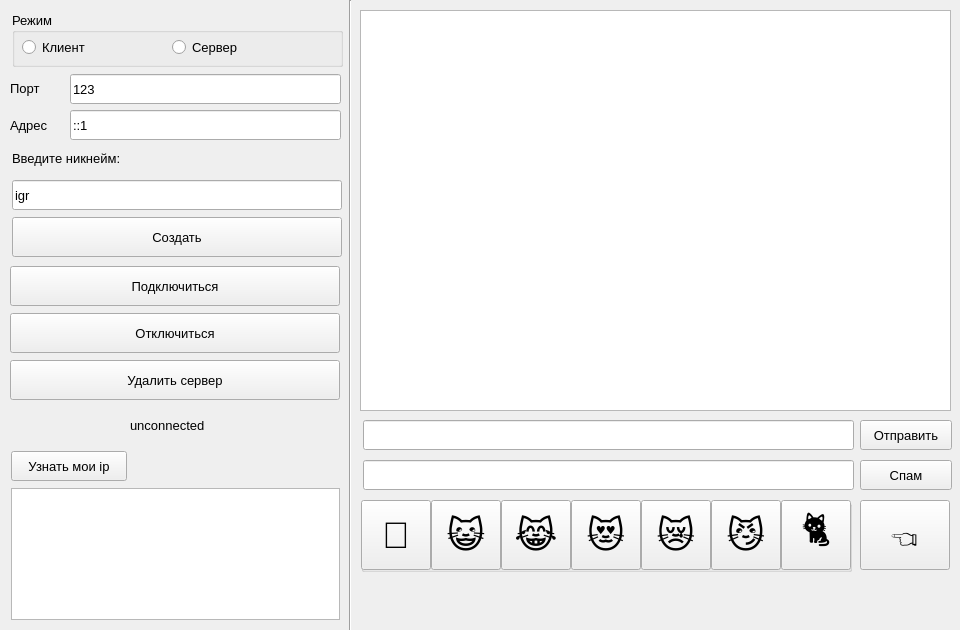
<?xml version="1.0" encoding="UTF-8"?>
<ui version="4.0">
 <class>MainWindow</class>
 <widget class="QMainWindow" name="MainWindow">
  <property name="enabled">
   <bool>true</bool>
  </property>
  <property name="geometry">
   <rect>
    <x>0</x>
    <y>0</y>
    <width>960</width>
    <height>630</height>
   </rect>
  </property>
  <property name="font">
   <font>
    <pointsize>12</pointsize>
   </font>
  </property>
  <property name="windowTitle">
   <string>Чат</string>
  </property>
  <widget class="QWidget" name="centralWidget">
   <widget class="Line" name="line">
    <property name="geometry">
     <rect>
      <x>340</x>
      <y>0</y>
      <width>21</width>
      <height>1080</height>
     </rect>
    </property>
    <property name="orientation">
     <enum>Qt::Vertical</enum>
    </property>
   </widget>
   <widget class="QLabel" name="label_status">
    <property name="enabled">
     <bool>true</bool>
    </property>
    <property name="geometry">
     <rect>
      <x>130</x>
      <y>410</y>
      <width>101</width>
      <height>30</height>
     </rect>
    </property>
    <property name="minimumSize">
     <size>
      <width>0</width>
      <height>30</height>
     </size>
    </property>
    <property name="maximumSize">
     <size>
      <width>1000</width>
      <height>1000</height>
     </size>
    </property>
    <property name="font">
     <font>
      <pointsize>10</pointsize>
     </font>
    </property>
    <property name="text">
     <string>unconnected</string>
    </property>
   </widget>
   <widget class="QPushButton" name="pushButton_disconnect">
    <property name="geometry">
     <rect>
      <x>10</x>
      <y>313</y>
      <width>330</width>
      <height>40</height>
     </rect>
    </property>
    <property name="minimumSize">
     <size>
      <width>0</width>
      <height>30</height>
     </size>
    </property>
    <property name="maximumSize">
     <size>
      <width>1000</width>
      <height>1000</height>
     </size>
    </property>
    <property name="font">
     <font>
      <pointsize>10</pointsize>
     </font>
    </property>
    <property name="text">
     <string>Отключиться</string>
    </property>
   </widget>
   <widget class="QLineEdit" name="lineEdit_adress">
    <property name="geometry">
     <rect>
      <x>70</x>
      <y>110</y>
      <width>271</width>
      <height>30</height>
     </rect>
    </property>
    <property name="minimumSize">
     <size>
      <width>0</width>
      <height>30</height>
     </size>
    </property>
    <property name="maximumSize">
     <size>
      <width>1000</width>
      <height>1000</height>
     </size>
    </property>
    <property name="font">
     <font>
      <pointsize>10</pointsize>
     </font>
    </property>
    <property name="text">
     <string>::1</string>
    </property>
   </widget>
   <widget class="QLabel" name="label_nickname">
    <property name="geometry">
     <rect>
      <x>12</x>
      <y>143</y>
      <width>330</width>
      <height>30</height>
     </rect>
    </property>
    <property name="minimumSize">
     <size>
      <width>0</width>
      <height>30</height>
     </size>
    </property>
    <property name="maximumSize">
     <size>
      <width>1000</width>
      <height>1000</height>
     </size>
    </property>
    <property name="font">
     <font>
      <pointsize>10</pointsize>
     </font>
    </property>
    <property name="text">
     <string>Введите никнейм:</string>
    </property>
   </widget>
   <widget class="QLineEdit" name="lineEdit_nickname">
    <property name="geometry">
     <rect>
      <x>12</x>
      <y>180</y>
      <width>330</width>
      <height>30</height>
     </rect>
    </property>
    <property name="minimumSize">
     <size>
      <width>0</width>
      <height>30</height>
     </size>
    </property>
    <property name="maximumSize">
     <size>
      <width>1000</width>
      <height>1000</height>
     </size>
    </property>
    <property name="font">
     <font>
      <pointsize>10</pointsize>
     </font>
    </property>
    <property name="text">
     <string>igr</string>
    </property>
   </widget>
   <widget class="QPushButton" name="pushButton_connect">
    <property name="geometry">
     <rect>
      <x>10</x>
      <y>266</y>
      <width>330</width>
      <height>40</height>
     </rect>
    </property>
    <property name="minimumSize">
     <size>
      <width>0</width>
      <height>30</height>
     </size>
    </property>
    <property name="maximumSize">
     <size>
      <width>1000</width>
      <height>1000</height>
     </size>
    </property>
    <property name="font">
     <font>
      <pointsize>10</pointsize>
     </font>
    </property>
    <property name="text">
     <string>Подключиться</string>
    </property>
   </widget>
   <widget class="QTextEdit" name="textEdit_My_Ip">
    <property name="geometry">
     <rect>
      <x>11</x>
      <y>488</y>
      <width>329</width>
      <height>132</height>
     </rect>
    </property>
    <property name="maximumSize">
     <size>
      <width>1000</width>
      <height>1000</height>
     </size>
    </property>
    <property name="sizeIncrement">
     <size>
      <width>0</width>
      <height>200</height>
     </size>
    </property>
    <property name="font">
     <font>
      <pointsize>8</pointsize>
     </font>
    </property>
    <property name="midLineWidth">
     <number>-2</number>
    </property>
   </widget>
   <widget class="QPushButton" name="pushButton_Look_At_Ip">
    <property name="geometry">
     <rect>
      <x>11</x>
      <y>451</y>
      <width>116</width>
      <height>30</height>
     </rect>
    </property>
    <property name="minimumSize">
     <size>
      <width>0</width>
      <height>30</height>
     </size>
    </property>
    <property name="maximumSize">
     <size>
      <width>1000</width>
      <height>1000</height>
     </size>
    </property>
    <property name="font">
     <font>
      <pointsize>10</pointsize>
     </font>
    </property>
    <property name="text">
     <string>Узнать мои ip</string>
    </property>
   </widget>
   <widget class="QPushButton" name="pushButton_create">
    <property name="geometry">
     <rect>
      <x>12</x>
      <y>217</y>
      <width>330</width>
      <height>40</height>
     </rect>
    </property>
    <property name="minimumSize">
     <size>
      <width>0</width>
      <height>30</height>
     </size>
    </property>
    <property name="maximumSize">
     <size>
      <width>1000</width>
      <height>1000</height>
     </size>
    </property>
    <property name="font">
     <font>
      <pointsize>10</pointsize>
     </font>
    </property>
    <property name="text">
     <string>Создать</string>
    </property>
   </widget>
   <widget class="QLabel" name="label_port">
    <property name="geometry">
     <rect>
      <x>10</x>
      <y>73</y>
      <width>51</width>
      <height>30</height>
     </rect>
    </property>
    <property name="minimumSize">
     <size>
      <width>0</width>
      <height>30</height>
     </size>
    </property>
    <property name="maximumSize">
     <size>
      <width>1000</width>
      <height>1000</height>
     </size>
    </property>
    <property name="font">
     <font>
      <pointsize>10</pointsize>
     </font>
    </property>
    <property name="text">
     <string>Порт</string>
    </property>
   </widget>
   <widget class="QLineEdit" name="lineEdit_port">
    <property name="geometry">
     <rect>
      <x>70</x>
      <y>74</y>
      <width>271</width>
      <height>30</height>
     </rect>
    </property>
    <property name="minimumSize">
     <size>
      <width>0</width>
      <height>30</height>
     </size>
    </property>
    <property name="maximumSize">
     <size>
      <width>1000</width>
      <height>1000</height>
     </size>
    </property>
    <property name="font">
     <font>
      <pointsize>10</pointsize>
     </font>
    </property>
    <property name="text">
     <string>123</string>
    </property>
   </widget>
   <widget class="QLabel" name="label_adress">
    <property name="geometry">
     <rect>
      <x>10</x>
      <y>110</y>
      <width>51</width>
      <height>30</height>
     </rect>
    </property>
    <property name="minimumSize">
     <size>
      <width>0</width>
      <height>30</height>
     </size>
    </property>
    <property name="maximumSize">
     <size>
      <width>1000</width>
      <height>1000</height>
     </size>
    </property>
    <property name="font">
     <font>
      <pointsize>10</pointsize>
     </font>
    </property>
    <property name="text">
     <string>Адрес</string>
    </property>
   </widget>
   <widget class="QPushButton" name="pushButton_deleteServer">
    <property name="geometry">
     <rect>
      <x>10</x>
      <y>360</y>
      <width>330</width>
      <height>40</height>
     </rect>
    </property>
    <property name="minimumSize">
     <size>
      <width>0</width>
      <height>30</height>
     </size>
    </property>
    <property name="maximumSize">
     <size>
      <width>1000</width>
      <height>1000</height>
     </size>
    </property>
    <property name="font">
     <font>
      <pointsize>10</pointsize>
     </font>
    </property>
    <property name="text">
     <string>Удалить сервер</string>
    </property>
   </widget>
   <widget class="QGroupBox" name="groupBox">
    <property name="geometry">
     <rect>
      <x>12</x>
      <y>12</y>
      <width>331</width>
      <height>55</height>
     </rect>
    </property>
    <property name="minimumSize">
     <size>
      <width>0</width>
      <height>50</height>
     </size>
    </property>
    <property name="maximumSize">
     <size>
      <width>1000</width>
      <height>1000</height>
     </size>
    </property>
    <property name="font">
     <font>
      <pointsize>10</pointsize>
     </font>
    </property>
    <property name="title">
     <string>Режим</string>
    </property>
    <widget class="QRadioButton" name="radioButton_client">
     <property name="geometry">
      <rect>
       <x>10</x>
       <y>20</y>
       <width>91</width>
       <height>31</height>
      </rect>
     </property>
     <property name="maximumSize">
      <size>
       <width>1000</width>
       <height>1000</height>
      </size>
     </property>
     <property name="font">
      <font>
       <pointsize>10</pointsize>
      </font>
     </property>
     <property name="text">
      <string>Клиент</string>
     </property>
    </widget>
    <widget class="QRadioButton" name="radioButton_server">
     <property name="geometry">
      <rect>
       <x>160</x>
       <y>20</y>
       <width>91</width>
       <height>31</height>
      </rect>
     </property>
     <property name="maximumSize">
      <size>
       <width>1000</width>
       <height>1000</height>
      </size>
     </property>
     <property name="font">
      <font>
       <pointsize>10</pointsize>
      </font>
     </property>
     <property name="text">
      <string>Сервер</string>
     </property>
    </widget>
   </widget>
   <widget class="QTextEdit" name="textEdit_chat">
    <property name="geometry">
     <rect>
      <x>360</x>
      <y>10</y>
      <width>591</width>
      <height>401</height>
     </rect>
    </property>
    <property name="font">
     <font>
      <pointsize>10</pointsize>
     </font>
    </property>
    <property name="readOnly">
     <bool>true</bool>
    </property>
   </widget>
   <widget class="QLineEdit" name="lineEdit_sendmes">
    <property name="geometry">
     <rect>
      <x>363</x>
      <y>420</y>
      <width>491</width>
      <height>30</height>
     </rect>
    </property>
    <property name="font">
     <font>
      <pointsize>10</pointsize>
     </font>
    </property>
   </widget>
   <widget class="QPushButton" name="pushButton_sendmes_spam">
    <property name="geometry">
     <rect>
      <x>860</x>
      <y>460</y>
      <width>92</width>
      <height>30</height>
     </rect>
    </property>
    <property name="font">
     <font>
      <pointsize>10</pointsize>
     </font>
    </property>
    <property name="text">
     <string>Спам</string>
    </property>
   </widget>
   <widget class="QLineEdit" name="lineEdit_sendmes_spam">
    <property name="geometry">
     <rect>
      <x>363</x>
      <y>460</y>
      <width>491</width>
      <height>30</height>
     </rect>
    </property>
    <property name="font">
     <font>
      <pointsize>10</pointsize>
     </font>
    </property>
   </widget>
   <widget class="QGroupBox" name="groupBox_emoji">
    <property name="geometry">
     <rect>
      <x>361</x>
      <y>500</y>
      <width>491</width>
      <height>72</height>
     </rect>
    </property>
    <property name="title">
     <string/>
    </property>
    <widget class="QPushButton" name="pushButton_JustCat">
     <property name="geometry">
      <rect>
       <x>420</x>
       <y>0</y>
       <width>70</width>
       <height>70</height>
      </rect>
     </property>
     <property name="font">
      <font>
       <pointsize>28</pointsize>
      </font>
     </property>
     <property name="text">
      <string>🐈</string>
     </property>
    </widget>
    <widget class="QPushButton" name="pushButton_Poop">
     <property name="geometry">
      <rect>
       <x>0</x>
       <y>0</y>
       <width>70</width>
       <height>70</height>
      </rect>
     </property>
     <property name="font">
      <font>
       <pointsize>28</pointsize>
      </font>
     </property>
     <property name="text">
      <string>💩</string>
     </property>
    </widget>
    <widget class="QPushButton" name="pushButton_Smile">
     <property name="geometry">
      <rect>
       <x>70</x>
       <y>0</y>
       <width>70</width>
       <height>70</height>
      </rect>
     </property>
     <property name="font">
      <font>
       <pointsize>28</pointsize>
      </font>
     </property>
     <property name="text">
      <string>😺</string>
     </property>
    </widget>
    <widget class="QPushButton" name="pushButton_Laught">
     <property name="geometry">
      <rect>
       <x>140</x>
       <y>0</y>
       <width>70</width>
       <height>70</height>
      </rect>
     </property>
     <property name="font">
      <font>
       <pointsize>28</pointsize>
      </font>
     </property>
     <property name="text">
      <string>😹</string>
     </property>
    </widget>
    <widget class="QPushButton" name="pushButton_Love">
     <property name="geometry">
      <rect>
       <x>210</x>
       <y>0</y>
       <width>70</width>
       <height>70</height>
      </rect>
     </property>
     <property name="font">
      <font>
       <pointsize>28</pointsize>
      </font>
     </property>
     <property name="text">
      <string>😻</string>
     </property>
    </widget>
    <widget class="QPushButton" name="pushButton_WrySmile">
     <property name="geometry">
      <rect>
       <x>350</x>
       <y>0</y>
       <width>70</width>
       <height>70</height>
      </rect>
     </property>
     <property name="font">
      <font>
       <pointsize>28</pointsize>
      </font>
     </property>
     <property name="text">
      <string>😼</string>
     </property>
    </widget>
    <widget class="QPushButton" name="pushButton_Cry">
     <property name="geometry">
      <rect>
       <x>280</x>
       <y>0</y>
       <width>70</width>
       <height>70</height>
      </rect>
     </property>
     <property name="font">
      <font>
       <pointsize>28</pointsize>
      </font>
     </property>
     <property name="text">
      <string>😿</string>
     </property>
    </widget>
   </widget>
   <widget class="QPushButton" name="pushButton_sendmes">
    <property name="geometry">
     <rect>
      <x>860</x>
      <y>420</y>
      <width>92</width>
      <height>30</height>
     </rect>
    </property>
    <property name="font">
     <font>
      <pointsize>10</pointsize>
     </font>
    </property>
    <property name="text">
     <string>Отправить</string>
    </property>
   </widget>
   <widget class="QPushButton" name="pushButton_show_emoji">
    <property name="geometry">
     <rect>
      <x>860</x>
      <y>500</y>
      <width>90</width>
      <height>70</height>
     </rect>
    </property>
    <property name="font">
     <font>
      <pointsize>28</pointsize>
     </font>
    </property>
    <property name="text">
     <string>👈</string>
    </property>
   </widget>
  </widget>
 </widget>
 <layoutdefault spacing="6" margin="11"/>
 <resources/>
 <connections/>
</ui>
